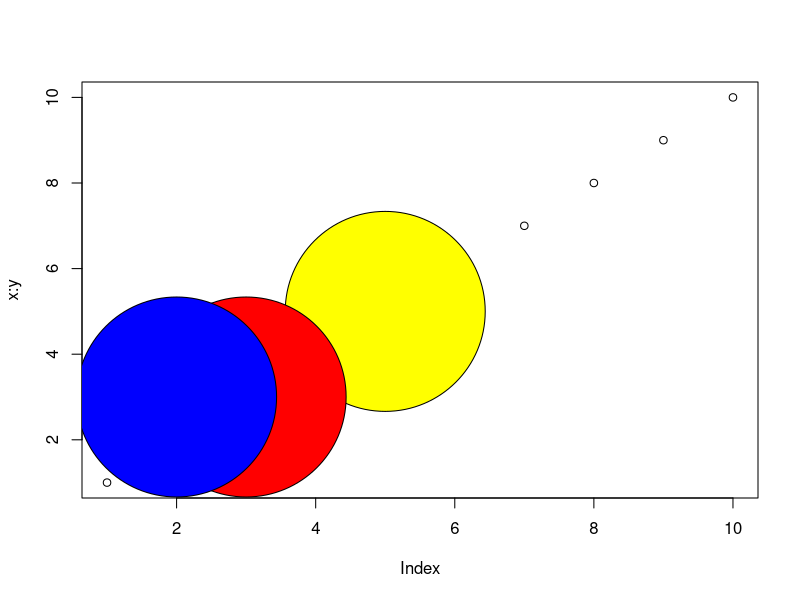
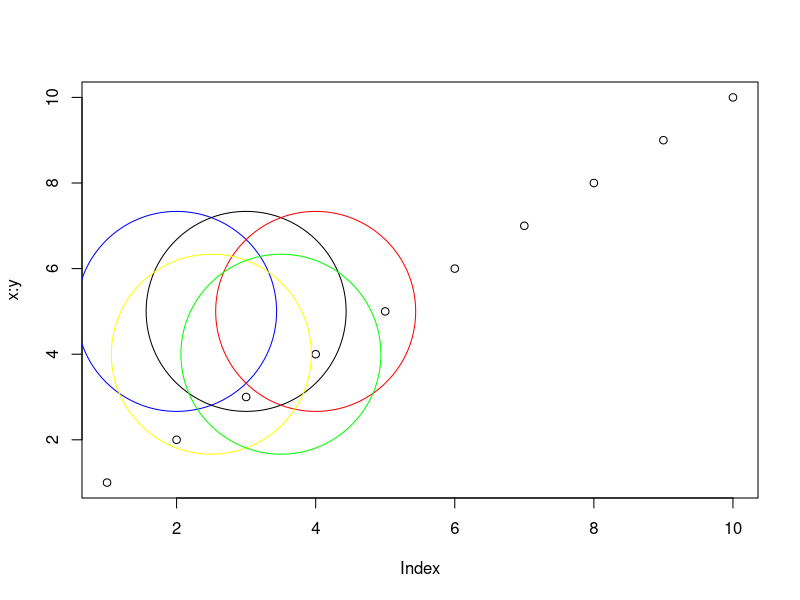

Recreate these plots in R, in order.
## ---- chunk 1

countOdds<- function(x){
  sum( x %% 2)
  
}

countOdds(1:9)

## ---- chunk 2
countEvens <- function(x)
  sum((x+1) %% 2)

countEvens(1:9)
## ---- chunk 3

hypotenusLength <- function(x,y) {
  
  return((x^2)+(y^2))
   
  }

hypotenusLength(3,4)

## ---- chunk 4
lawofCosines<- function(a,b,t){
  return(((a^2)+(b^2)-(2*a*b*cos(t)))^.5)
}
lawofCosines(13,84,pi/2)
lawofCosines(13,84,0)
lawofCosines(5,5,pi/3)
## ---- chunk 5
thetafromLengths<- function(i,o,p) {
  return(acos(((p^2)-(i^2)-(o^2))/(-2*i*o)))
  }
thetafromLengths(3,4,5)
  
## ---- chunk 6
canvas<- function(x,y) {
  return(plot(x:y))
  }

canvas(1,10)

drawCircle<- function(x,y,z,a){
  border=NULL
  
symbols (x,y,circle=z,add=TRUE,bg=a)
}
drawCircle(5,5,3,"yellow")
drawCircle(3,3,3,"red")
drawCircle(2,3,3,"blue")
drawCircle2<- function(x,y,z,b,a,...){
  border=NULL
  
symbols (x,y,circles=z,add=TRUE,fg=b,bg=a,...)
}


## ---- chunk 7
h<- c(12)
canvas(1,10)
drawCircle2(2,5,h,"blue",NULL)
drawCircle2(3,5,.5,"black",NULL)
drawCircle2(4,5,.5,"red",NULL)
drawCircle2(2.5,4,.5,"yellow",NULL)
drawCircle2(3.5,4,10,"green",NULL)


